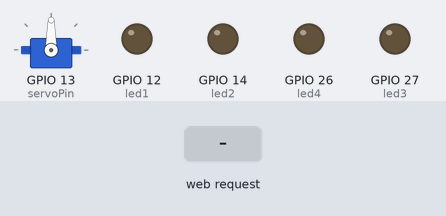
The sketch below on a simulated ESP32. On the bench: servo, output pins drawn as LEDs (lit = HIGH). The inputs (shaded band) are chosen by the test bench. WiFi joins after 1.5 s; servers stay silent unless stated; what the sketch prints to the serial monitor is not drawn.

Above: at 2.7 s.
2.8 s: HTTP request GET /servo=0 received
At 3.9 s:
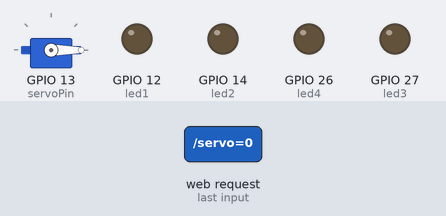
4.3 s: HTTP request GET /led1=on received
At 5.0 s:
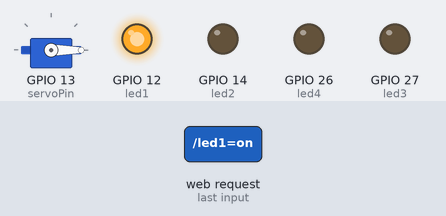
5.8 s: HTTP request GET /servo=180 received
At 6.2 s:
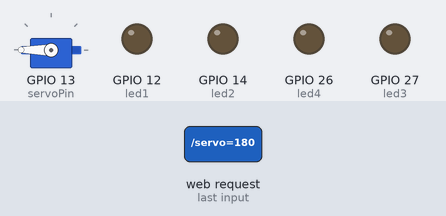
7.3 s: HTTP request GET /led2=on received
At 8.5 s:
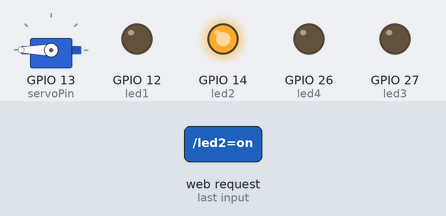
8.8 s: HTTP request GET /led3=on received
At 9.6 s:
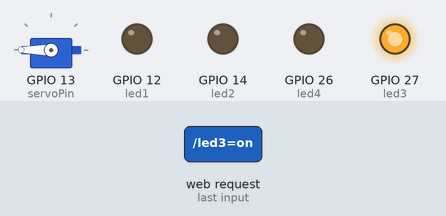
10.3 s: HTTP request GET /led4=on received
At 10.7 s:
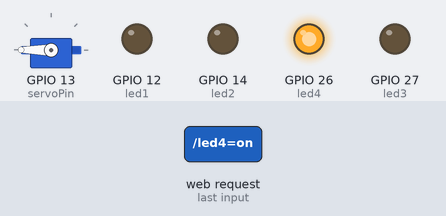
Timing chart, 0 to 12.8 s (numbered marks = the images above; inputs shaded):
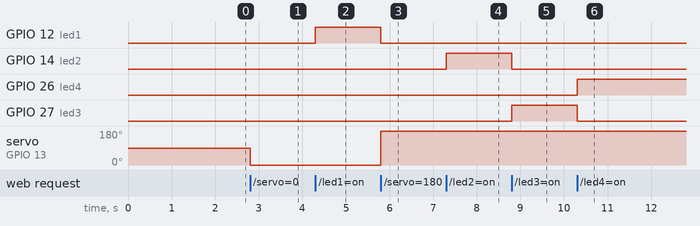

The sketch:

Servo_rotateBySwitchOnweb.ino
```cpp
#include <WiFi.h>
#include <ESP32Servo.h>

// Replace with your Wi-Fi credentials
const char* ssid = "Saif's S24 Ultra";
const char* password = "sidku8090";

// Create server on port 80
WiFiServer server(80);
Servo myServo;

// Define pins
const int servoPin = 13;
const int led1 = 12;
const int led2 = 14;
const int led3 = 27;
const int led4 = 26;

void setup() {
  Serial.begin(115200);

  // Setup LED pins
  pinMode(led1, OUTPUT);
  pinMode(led2, OUTPUT);
  pinMode(led3, OUTPUT);
  pinMode(led4, OUTPUT);
  digitalWrite(led1, LOW);
  digitalWrite(led2, LOW);
  digitalWrite(led3, LOW);
  digitalWrite(led4, LOW);

  // Setup servo
  myServo.setPeriodHertz(50);
  myServo.attach(servoPin, 500, 2400);
  myServo.write(90); // center position

  // Connect to Wi-Fi
  WiFi.begin(ssid, password);
  Serial.print("Connecting to WiFi");
  while (WiFi.status() != WL_CONNECTED) {
    delay(500);
    Serial.print(".");
  }

  Serial.println("\n✅ WiFi connected!");
  Serial.print("🔗 ESP32 IP address: ");
  Serial.println(WiFi.localIP());

  server.begin();
}

void loop() {
  WiFiClient client = server.available();
  if (!client) return;

  String request = client.readStringUntil('\r');
  client.flush();
  Serial.println("📥 Request: " + request);

  // --- Servo Control ---
  if (request.indexOf("/servo=0") != -1) myServo.write(0);
  if (request.indexOf("/servo=90") != -1) myServo.write(90);
  if (request.indexOf("/servo=180") != -1) myServo.write(180);

  // --- LED Control ---
  digitalWrite(led1, request.indexOf("/led1=on") != -1);
  digitalWrite(led2, request.indexOf("/led2=on") != -1);
  digitalWrite(led3, request.indexOf("/led3=on") != -1);
  digitalWrite(led4, request.indexOf("/led4=on") != -1);

  // --- Web Page ---
  client.println("HTTP/1.1 200 OK");
  client.println("Content-type:text/html\n");

  client.println("<html><head><title>ESP32 Disco Control</title>");
  client.println("<style>");
  client.println("body{font-family:sans-serif;text-align:center;padding:20px;}");
  client.println("button{padding:15px 25px;margin:10px;font-size:18px;}");
  client.println("</style></head><body>");

  client.println("<h2>💡 ESP32 Disco LEDs + Servo</h2>");

  // Servo buttons
  client.println("<h3>Servo Control</h3>");
  client.println("<a href=\"/servo=0\"><button>Rotate 0°</button></a>");
  client.println("<a href=\"/servo=90\"><button>Rotate 90°</button></a>");
  client.println("<a href=\"/servo=180\"><button>Rotate 180°</button></a>");

  // LED buttons
  client.println("<h3>LED Control</h3>");
  client.println("<a href=\"/led1=on\"><button style='background:#ff4444;color:white;'>LED 1</button></a>");
  client.println("<a href=\"/led2=on\"><button style='background:#44ff44;color:white;'>LED 2</button></a>");
  client.println("<a href=\"/led3=on\"><button style='background:#4444ff;color:white;'>LED 3</button></a>");
  client.println("<a href=\"/led4=on\"><button style='background:#ffff44;color:black;'>LED 4</button></a>");

  client.println("<p>Tap buttons multiple times to flash manually like disco!</p>");
  client.println("</body></html>");

  delay(1);
  Serial.println("✅ Client disconnected.\n");
}
```

Measured:
- after the input at 2.8 s, servo on GPIO 13 (servoPin): 90° → 0° at once
- after the input at 4.3 s, GPIO 12 (led1): LOW → HIGH at once
- after the input at 5.8 s, GPIO 12 (led1): HIGH → LOW at once; servo on GPIO 13 (servoPin): 0° → 180° at once
- after the input at 7.3 s, GPIO 14 (led2): LOW → HIGH at once
- after the input at 8.8 s, GPIO 14 (led2): HIGH → LOW at once; GPIO 27 (led3): LOW → HIGH at once
- after the input at 10.3 s, GPIO 26 (led4): LOW → HIGH at once; GPIO 27 (led3): HIGH → LOW at once
